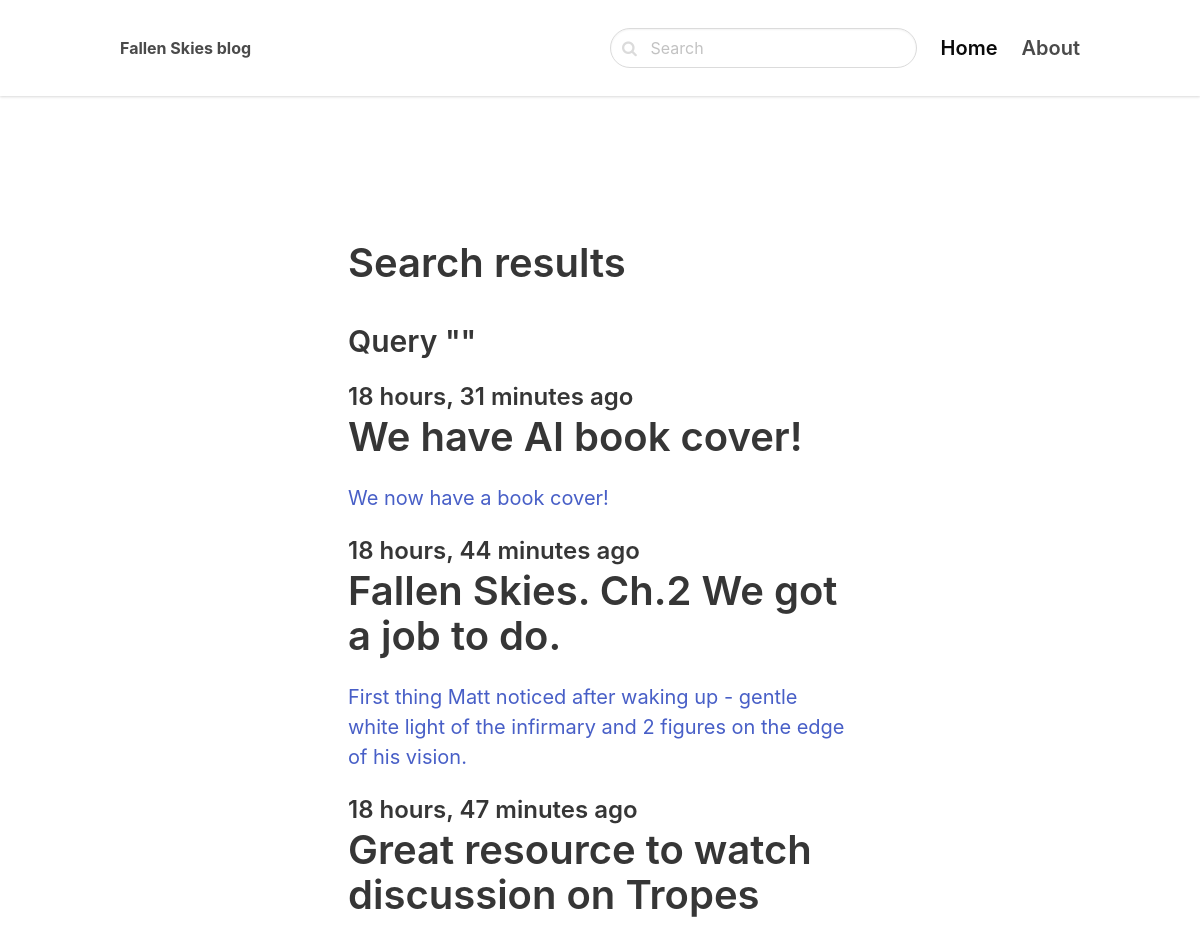
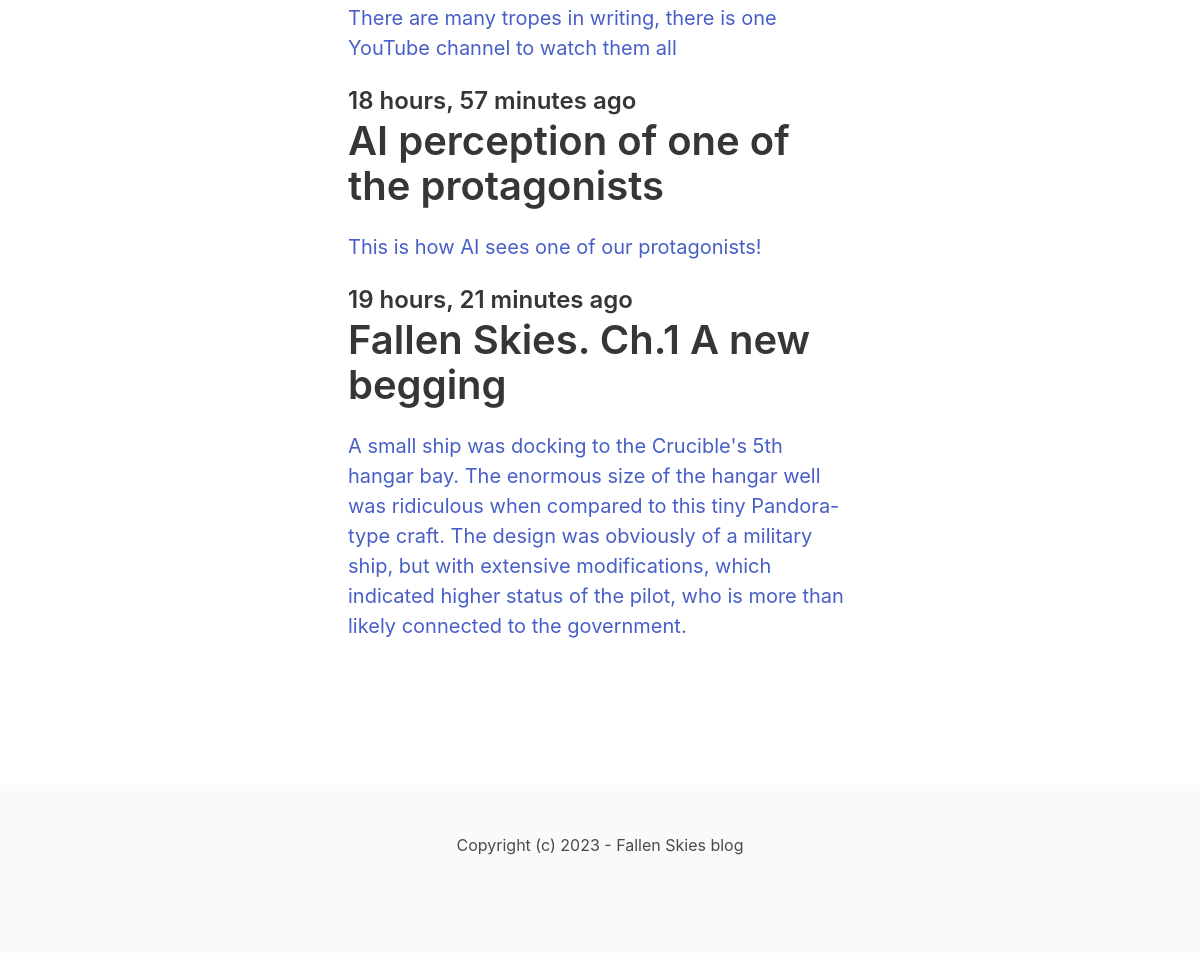
The app's page /search/ with its own data (2 pictures, top to bottom).
### blog/models.py (models this page shows, shortened)
class Post(models.Model):
    ACTIVE = 'active'
    DRAFT = 'draft'  # what is stored in db
    CHOICES_STATUS = (
        (ACTIVE, 'Active'), (DRAFT, 'Draft')  # what we see in admin ui
    )
    category = models.ForeignKey(Category, related_name='posts', on_delete=models.CASCADE)
    title = models.CharField(max_length=255)
    slug = models.SlugField()
    intro = models.TextField()
    body = models.TextField()
    created_at = models.DateTimeField(auto_now_add=True)
    status = models.CharField(max_length=10, choices=CHOICES_STATUS, default=ACTIVE)
    image = models.ImageField(upload_to='uploads/', blank=True, null=True)
    class Meta:
        ordering = ('-created_at',)  # show posts in reverse order

### blog/views.py (the view)
# urls.py: path('search/', views.search, name='search'),
def search(request):
    query = request.GET.get('query', '')
    posts = Post.objects.filter(status=Post.ACTIVE).filter(Q(title__icontains=query) | Q(intro__icontains=query) |
                                                           Q(body__icontains=query))
    return render(request, 'blog/search.html', {'posts': posts, 'query': query})

### blog/templates/blog/search.html (shortened to what this page needs)
{% extends 'core/base.html' %}
{% block content %}
<section class="hero">
    <div class="hero-body">
        <div class="container">
            <section class="section">
                <div class="columns">
                    <div class="column is-8 is-offset-2">
                        <div class="content is-medium">
                            <h1>Search results</h1>
                            <h3>Query "{{ query }}"</h3>
                        </div>
                        {% for post in posts %}
                        <div class="content is-medium">
                            <a href="{% url 'post_detail' post.category.slug post.slug %}">
                                <h2 class="subtitle is-4">{{ post.created_at|timesince }} ago</h2>
                                <h1 class="title">{{ post.title }}</h1>
                                <p>{{ post.intro }}</p>
                            </a>
                        </div>
                        {% empty %}
                        <div class="content">
                            <p>No result for the given query...</p>
                        </div>
                        {% endfor %}
                    </div>
                </div>
            </section>
        </div>
    </div>
</section>
{% endblock %}

### core/templates/core/base.html (shortened to what this page needs)
<!DOCTYPE html>
<html lang="en">
    <head>
        <link rel="stylesheet" href="https://unpkg.com/bulma@0.9.2/css/bulma.min.css">
        <link href="https://stackpath.bootstrapcdn.com/font-awesome/4.7.0/css/font-awesome.min.css" rel="stylesheet"
>
    </head>
    <body>
        <nav class="navbar">
            <div class="container">
                <div class="navbar-brand">
                    <a class="navbar-item" href="/">
                    <strong>Fallen Skies blog</strong>
                    </a>
                </div>
                <div id="navbarMenu" class="navbar-menu">
                    <div class="navbar-end">
                        <div class="navbar-item">
                            <form method="get" action="{% url 'search' %}">
                                <div class="control has-icons-left">
                                    <input class="input is-rounded" name="query" type="text" placeholder="Search">
                                    <span class="icon is-left">
                                    </span>
                                </div>
                            </form>
                        </div>
                        <a href="/" class="navbar-item is-active is-size-5 has-text-weight-semibold">
                        Home
                        </a>
                        <a href="{% url 'about' %}" class="navbar-item is-size-5 has-text-weight-semibold">
                        About
                        </a>
                    </div>
                </div>
            </div>
        </nav>
        <section class="section">
            <div class="container">
                {% block content %}
                {% endblock %}
            </div>
        </section>
        <footer class="footer">
            <div class="content has-text-centered">
                <p>
                    Copyright (c) 2023 - Fallen Skies blog
                </p>
            </div>
        </footer>
    </body>
</html>

### core/templates/core/base.html (style rules this page uses)
nav.navbar { height: 6rem !important; box-shadow: 0 1px 3px 0 rgba(0, 0, 0, .1), 0 1px 2px 0 rgba(0, 0, 0, .06) !important; }

### records on screen
Post: created_at "18 hours, 31 minutes", title "We have AI book cover!", intro "We now have a book cover!"
Post: created_at "18 hours, 44 minutes", title "Fallen Skies. Ch.2 We got a job to do.", intro "First thing Matt noticed after waking up - gentle white light of the infirmary and 2 figures on the edge of his vision."
Post: created_at "18 hours, 47 minutes", title "Great resource to watch discussion on Tropes", intro "There are many tropes in writing, there is one YouTube channel to watch them all"
Post: created_at "18 hours, 57 minutes", title "AI perception of one of the protagonists", intro "This is how AI sees one of our protagonists!"
Post: created_at "19 hours, 21 minutes", title "Fallen Skies. Ch.1 A new begging", intro "A small ship was docking to the Crucible's 5th hangar bay. The enormous size of the hangar well was ridiculous when compared to this tiny Pandora-type craft. The design was obviously of a military ship, but with extensive modifications, which indicated higher status of the pilot, who is more than likely connected to the government."
